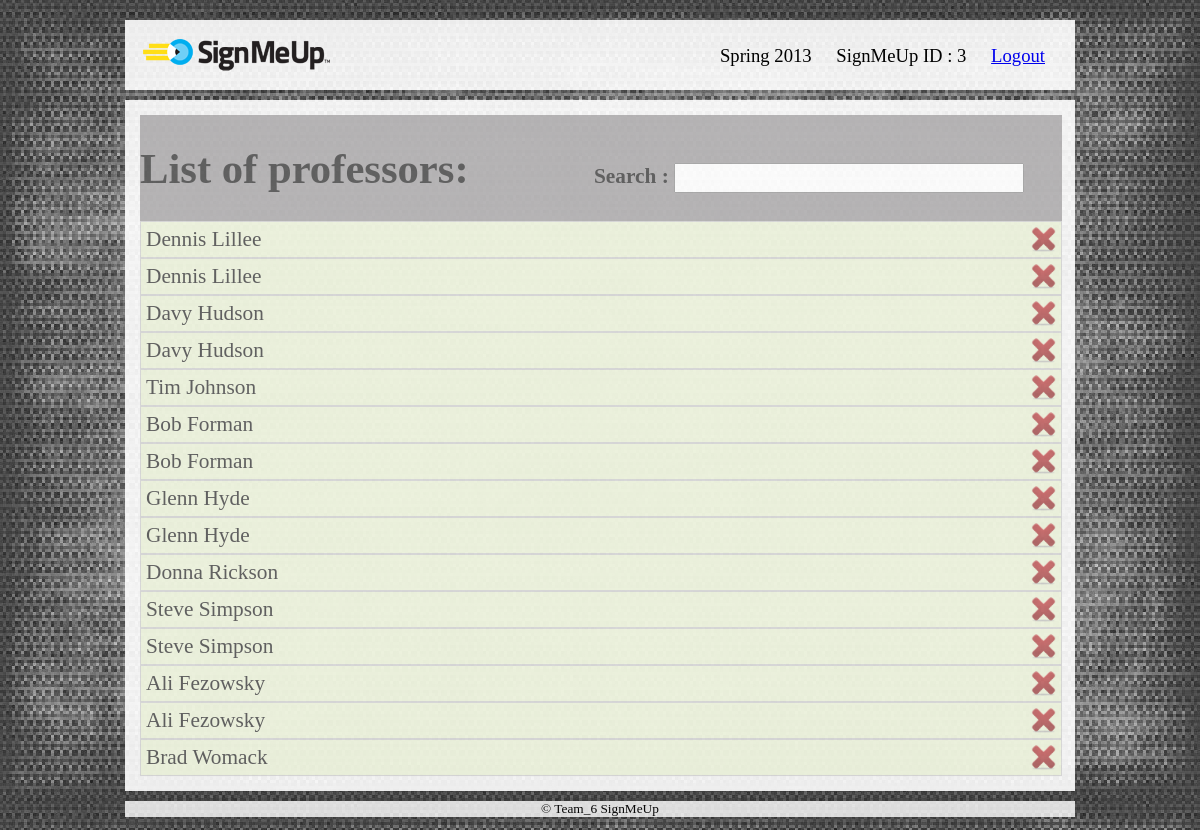
The app's page /faculty_info.php (signed in) with its own data.
### tables this page shows
CREATE TABLE IF NOT EXISTS `user_info` (
  `user_id` int(10) NOT NULL AUTO_INCREMENT,
  `user_type` varchar(20) NOT NULL,
  `first_name` varchar(70) NOT NULL,
  `middle_name` varchar(70) DEFAULT NULL,
  `last_name` varchar(70) NOT NULL,
  `user_email` varchar(70) NOT NULL,
  `alternate_email` varchar(70) DEFAULT NULL,
  `address` varchar(100) DEFAULT NULL,
  `phone_no` varchar(15) NOT NULL,
  `password` varchar(70) NOT NULL,
  PRIMARY KEY (`user_id`)
);

### faculty_info.php (the view, shortened to what this page needs)
<html>
<head>
<link rel="stylesheet" type="text/css" href="main2.css">
</head>
<body>
<div id="containerNew">
    <div class="header">
        <?php include("header.php"); ?>
    </div>
	<div class="middleContainer">
		<div class="middle">
		<h1 style="display:inline-block;margin-right:120px;">List of professors:</h1>
		<span style="display:inline-block;">
			<form id="live-search" action="" class="styled" method="post">
				<span style="font-weight: bold;">Search :</span>
				<input type="text" class="text-input" id="filter" value="" />
			</form>
		</span>
		<?php
			$sql = "SELECT * FROM user_info as a join professor_info as b on a.user_id=b.user_id WHERE user_type='professor'";
			$result = mysql_query($sql);
			if(!$result){
				echo 'Could not run query: ' . mysql_error();
				exit;
			}else{
				while ( $row = mysql_fetch_assoc($result) ){
					echo "<div class='flip'>".$row['first_name']." ".$row['last_name']."";
					echo "<a href='#'><input type='image' id='myimage' style='float:right; height:25px' src='images/delete.png' onclick='deleteMe(".$row['user_id'].")'/></a>";
					echo "</div>";
				}
			}
		?>
	</div>
	</div>
    <div class="footer">
        <center>
            &copy; Team_6 SignMeUp
        </center>
    </div>
</div>
</body>
</html>

### main2.css (style rules this page uses)
body { background-color:grey; font-size: 10pt; min-height: 100%; width : 100%; background:url('images/images1.jpg') repeat; margin: 0; }
#containerNew { position:relative; width:950px; height:100%; margin: 10px auto; }
.header { background:url('images/grey_overlay.png') repeat; padding:10px 15px 15px 15px; color:#000; margin-top: 20px; }
.middleContainer { background:url('images/grey_overlay.png') repeat; width : 100%; min-height : 566px; margin: 10px auto; position : relative; }
.middle, .tabbedPages { background-color:#8C898B; opacity: 0.6; margin: 15px; font-size: 16pt; color:black; width : 97%; position: absolute; }
.footer { background:url('images/grey_overlay.png') repeat; position:relative; padding:0px 15px 0px 15px; color:#000; bottom: 0px; opacity: 0.9; }
form { margin: 0 auto; width : 450px; }
form input[type="text"] { width: 350px; height: 30px; padding: 5px; }

### faculty_info.php (style rules this page uses)
.panel,.flip { padding:5px; background-color:#e5eecc; border:solid 1px #c3c3c3; }

### records on screen
user_info: first_name "Dennis", last_name "Lillee"
user_info: first_name "Davy", last_name "Hudson"
user_info: first_name "Tim", last_name "Johnson"
user_info: first_name "Bob", last_name "Forman"
user_info: first_name "Glenn", last_name "Hyde"
user_info: first_name "Donna", last_name "Rickson"
user_info: first_name "Steve", last_name "Simpson"
user_info: first_name "Ali", last_name "Fezowsky"
user_info: first_name "Brad", last_name "Womack"

### other values on screen
CURRENT_SEM "Spring 2013"
$_SESSION['user_id'] "3"
